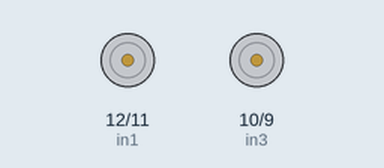
A sketch run on a simulated Arduino Uno, built with avr-gcc and run on an emulated ATmega328P. Parts: motor-driver pin pairs drawn as motors (green arrow = first pin HIGH = forward, orange = second pin HIGH = backward, longer = more drive, scaled by the enable pin).

Above: at 0.1 s.
At 5.1 s:
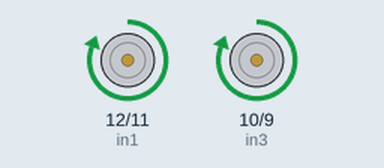
Timing chart, 0 to 6.6 s (numbered marks = the images above):
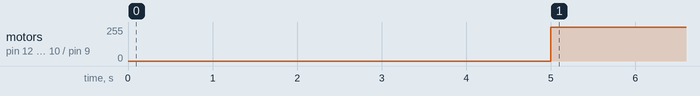

Measured:
- by itself, motor on pin 12 (in1) / pin 11 (in2), motor on pin 10 (in3) / pin 9 (in4): stopped → forward 255/255 at 5.0 s

The sketch:

Motor.h.ino
```cpp
// Motor A connections
int enA = 13;
int in1 = 12;
int in2 = 11;

// Motor B connections
int enB = 8;
int in3 = 10;
int in4 = 9;

void zoom();
void spin360();

void setup() {
  delay(5000);
  Serial.begin(9600);
  // Set all the motor control pins to outputs
  pinMode(enA, OUTPUT);
  pinMode(enB, OUTPUT);
  pinMode(in1, OUTPUT);
  pinMode(in2, OUTPUT);
  pinMode(in3, OUTPUT);
  pinMode(in4, OUTPUT);

  // Turn off motors - Initial state
  digitalWrite(in1, LOW);
  digitalWrite(in2, LOW);
  digitalWrite(in3, LOW);
  digitalWrite(in4, LOW);
}

void loop() {
  zoom();
//  spin360();
  delay(1000);
}

void zoom () {
  analogWrite(enA, 255);
  analogWrite(enB, 255);

  // Turn on motor A & B
  digitalWrite(in1, HIGH);
  digitalWrite(in2, LOW);
  digitalWrite(in3, HIGH);
  digitalWrite(in4, LOW);

//  delay(4000);
//
//  // Turn off motors
//  digitalWrite(in1, LOW);
//  digitalWrite(in2, LOW);
//  digitalWrite(in3, LOW);
//  digitalWrite(in4, LOW);
}

void spin360 () {
  analogWrite(enA, 125);
  analogWrite(enB, 125);

  // Turn on motor A & B
  digitalWrite(in1, HIGH);
  digitalWrite(in2, LOW);
  digitalWrite(in3, LOW);
  digitalWrite(in4, HIGH);
}
```
